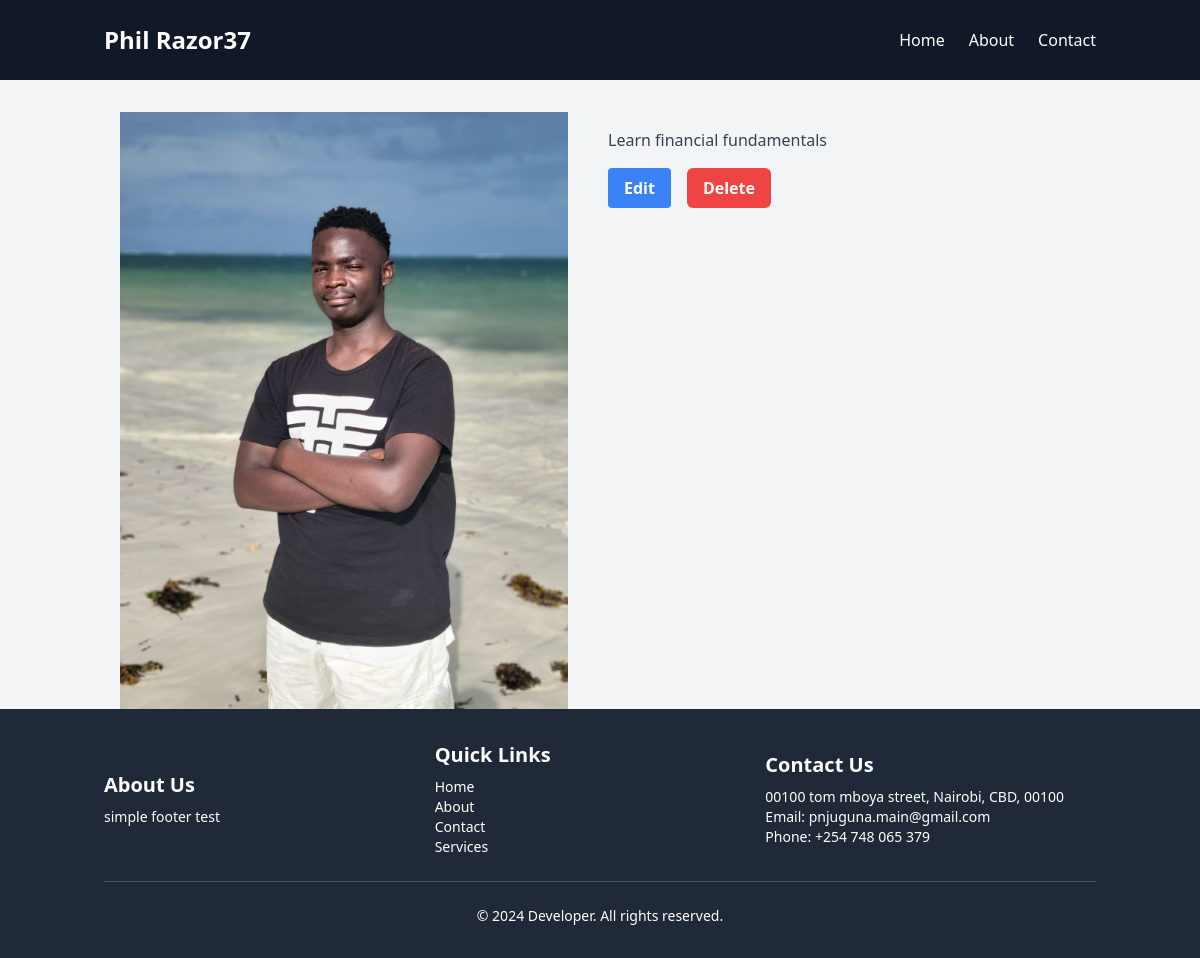
Page /core/book/8/ on the committed database.
### core/models.py (models this page shows, shortened)
class Book(models.Model):
    book_id  = models.AutoField(primary_key=True)
    title = models.CharField(max_length=255)
    description = models.TextField(blank=True , null=True)
    image = models.ImageField(upload_to='book_images')

### core/views.py (the view)
# urls.py: path('book/<int:pk>/', views.book_detail, name='book_detail'),
def book_detail(request, pk):
    book = get_object_or_404(Book, pk=pk)
    return render(request, 'core/book_detail.html', {'book': book})

### core/templates/core/book_detail.html (shortened to what this page needs)
{% extends 'core/base.html' %}
{% block content %}
    <div class="container mx-auto mt-8 px-4">
        <div class="grid grid-cols-1 md:grid-cols-2 gap-4">
            <div class="max-w-md">
                <img src="{{ book.image.url }}" alt="{{ book.title }}" class="w-full h-auto">
            </div>
            <div>
                <p class="text-gray-700 mb-4">{{ book.description }}</p>
                <div class="flex space-x-4">
                    <a href="{% url 'edit_book' book.book_id %}" class="bg-blue-500 hover:bg-blue-700 text-white font-bold py-2 px-4 rounded">
                        Edit
                    </a>
                    <a href="{% url 'delete_book' book.book_id %}" class="inline-block bg-red-500 hover:bg-red-700 text-white font-bold py-2 px-4 rounded-md transition duration-300 ease-in-out">
                        Delete
                    </a>
                </div>
            </div>
        </div>
    </div>
{% endblock %}

### rows in the picture
Book: image (picture), description "Learn financial fundamentals"
